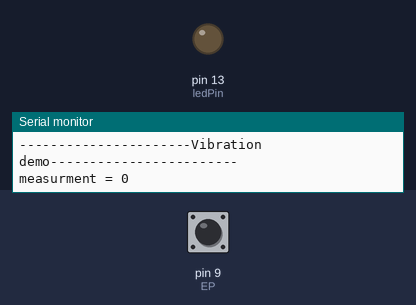
Recording of a sketch running on a simulated Arduino Uno, built with avr-gcc and run on an emulated ATmega328P. Shown: output pins drawn as LEDs (lit = HIGH), the last lines printed to the serial monitor. Inputs (shaded band) come from the test bench; at power-on: pin 9 (EP) LOW.

Above: at 1.2 s.
1.3 s: pin 9 (EP) pulsed HIGH 2 times (0.12 s each, 0.3 s apart)
At 2.2 s:
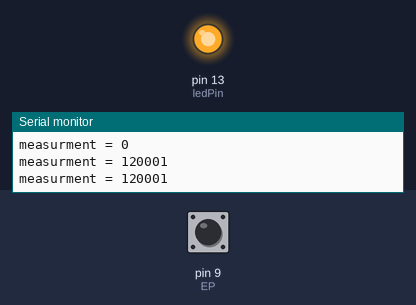
Timing chart, 0 to 4.3 s (numbered marks = the images above; inputs shaded):
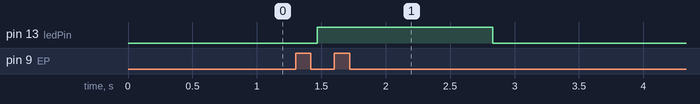

The sketch:

Vibration_detector.ino
```cpp
// Watch video here: https://www.youtube.com/watch?v=235BLk7vk00

/* Vibration sensor connected to Arduino pins as follows:
 Arduino            Vibration Sensor
   D9                    DOut
   GND                   GND
   +5V                   VCC

   D13                Indication LED
*/

int ledPin = 13;
int EP =9;

void setup(){
  pinMode(ledPin, OUTPUT);
  pinMode(EP, INPUT); //set EP input for measurment
  Serial.begin(9600); //init serial 9600
  Serial.println("----------------------Vibration demo------------------------");
}
void loop(){
  long measurement =TP_init();
  delay(50);
  Serial.print("measurment = ");
  Serial.println(measurement);
  if (measurement > 10000){
    digitalWrite(ledPin, HIGH);
  }
  else{
    digitalWrite(ledPin, LOW);
  }
}

long TP_init(){
  delay(10);
  long measurement=pulseIn (EP, HIGH);  //wait for the pin to get HIGH and returns measurement
  return measurement;
}
```

Measured:
- after the input at 1.3 s, pin 13 (ledPin): LOW → HIGH after 0.17 s, → LOW 1.4 s later
